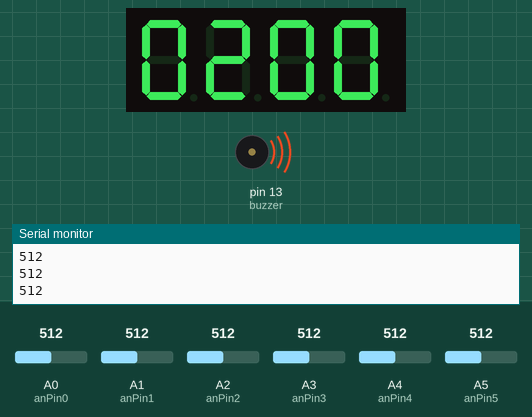
The sketch below on a simulated Arduino Uno, built with avr-gcc and run on an emulated ATmega328P. Shown: 4-digit seven-segment display, buzzer (waves = sounding), the last lines printed to the serial monitor. Wiring (inferred from the names in the program): 4-digit 7-segment display, segments lit when HIGH: segments pin 6, pin 7, pin 8, pin 9, pin 10, pin 12, pin 11; digit selects pin 2, pin 3, pin 4, pin 5. The test bench sets the inputs (shaded band); at power-on: A0 (anPin0) = 512, A1 (anPin1) = 512, A2 (anPin2) = 512, A3 (anPin3) = 512, A4 (anPin4) = 512, A5 (anPin5) = 512. The segment pins are drawn as the display they are named for.

Above: at 1.2 s.
1.3 s: A0 (anPin0) set to 340
At 2.6 s:
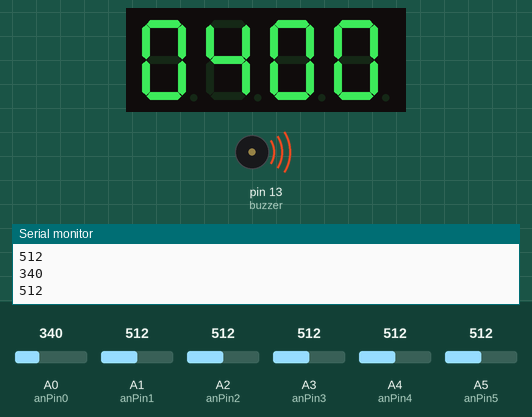
2.9 s: A1 (anPin1) set to 310
At 3.7 s:
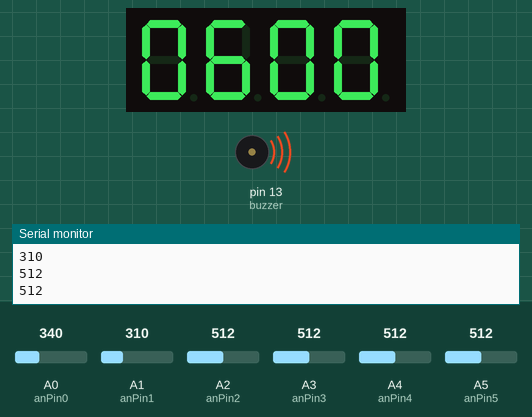
Timing chart, 0 to 5.9 s (numbered marks = the images above; inputs shaded):
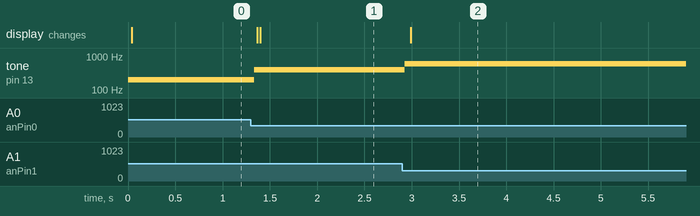

The sketch:

arduino_code.ino
```cpp
const int buzzer = 13;
int anPin0 = A0, anPin1 = A1, anPin2 = A2, anPin3 = A3, anPin4 = A4, anPin5 = A5;
int val0=0,val1=0, val2 =0,val3 =0, val4 =0, val5 = 0;
int pinA = 6;int pinB = 7;int pinC = 8;int pinD = 9;
int pinE = 10;int pinG = 11;int pinF = 12;
int pinDP = 1;int D1 = 2;int D2 = 3;int D3 = 4; int D4 = 5;

 void digit1(){
      digitalWrite(D1, LOW);
digitalWrite(D2, HIGH);
digitalWrite(D3, HIGH);
digitalWrite(D4, HIGH);
      }

void digit2(){
      digitalWrite(D1, HIGH);
digitalWrite(D2, LOW);
digitalWrite(D3, HIGH);
digitalWrite(D4, HIGH);
      }

void digit3(){
      digitalWrite(D1, HIGH);
digitalWrite(D2, HIGH);
digitalWrite(D3, LOW);
digitalWrite(D4, HIGH);
      }

void digit4(){
      digitalWrite(D1, HIGH);
digitalWrite(D2, HIGH);
digitalWrite(D3, HIGH);
digitalWrite(D4, LOW);
      }

void zero(){
digitalWrite(pinA, HIGH);
digitalWrite(pinB, HIGH);
digitalWrite(pinC, HIGH);
digitalWrite(pinD, HIGH);
digitalWrite(pinE, HIGH);
digitalWrite(pinF, HIGH);
digitalWrite(pinG, LOW);
  }

  void one(){
digitalWrite(pinA, LOW);
digitalWrite(pinB, HIGH);
digitalWrite(pinC, HIGH);
digitalWrite(pinD, LOW);
digitalWrite(pinE, LOW);
digitalWrite(pinF, LOW);
digitalWrite(pinG, LOW);
}

void two(){
  digitalWrite(pinA, HIGH);
digitalWrite(pinB, HIGH);
digitalWrite(pinC, LOW);
digitalWrite(pinD, HIGH);
digitalWrite(pinE, HIGH);
digitalWrite(pinF, LOW);
digitalWrite(pinG, HIGH);
  }

  void three(){
    digitalWrite(pinA, HIGH);
digitalWrite(pinB, HIGH);
digitalWrite(pinC, HIGH);
digitalWrite(pinD, HIGH);
digitalWrite(pinE, LOW);
digitalWrite(pinF, LOW);
digitalWrite(pinG, HIGH);
    }

  void four(){
    digitalWrite(pinA, LOW);
digitalWrite(pinB, HIGH);
digitalWrite(pinC, HIGH);
digitalWrite(pinD, LOW);
digitalWrite(pinE, LOW);
digitalWrite(pinF, HIGH);
digitalWrite(pinG, HIGH);
    }

  void five(){
    digitalWrite(pinA, HIGH);
digitalWrite(pinB, LOW);
digitalWrite(pinC, HIGH);
digitalWrite(pinD, HIGH);
digitalWrite(pinE, LOW);
digitalWrite(pinF, HIGH);
digitalWrite(pinG, HIGH);
    }

  void six(){
    digitalWrite(pinA, HIGH);
digitalWrite(pinB, LOW);
digitalWrite(pinC, HIGH);
digitalWrite(pinD, HIGH);
digitalWrite(pinE, HIGH);
digitalWrite(pinF, HIGH);
digitalWrite(pinG, HIGH);
    }

  void seven(){
    digitalWrite(pinA, HIGH);
digitalWrite(pinB, HIGH);
digitalWrite(pinC, HIGH);
digitalWrite(pinD, LOW);
digitalWrite(pinE, LOW);
digitalWrite(pinF, LOW);
digitalWrite(pinG, LOW);
    }

  void eight(){
    digitalWrite(pinA, HIGH);
digitalWrite(pinB, HIGH);
digitalWrite(pinC, HIGH);
digitalWrite(pinD, HIGH);
digitalWrite(pinE, HIGH);
digitalWrite(pinF, HIGH);
digitalWrite(pinG, HIGH);
    }

  void nine(){
    digitalWrite(pinA, HIGH);
digitalWrite(pinB, HIGH);
digitalWrite(pinC, HIGH);
digitalWrite(pinD, LOW);
digitalWrite(pinE, LOW);
digitalWrite(pinF, HIGH);
digitalWrite(pinG, HIGH);
    }

void setup()
{
  Serial.begin(9600);
  pinMode(buzzer, OUTPUT);
  pinMode(pinA, OUTPUT);
  pinMode(pinB, OUTPUT);
  pinMode(pinC, OUTPUT);
  pinMode(pinD, OUTPUT);
  pinMode(pinE, OUTPUT);
  pinMode(pinF, OUTPUT);
  pinMode(pinG, OUTPUT);
  pinMode(D1, OUTPUT);
  pinMode(D2, OUTPUT);
  pinMode(D3, OUTPUT);
  pinMode(D4, OUTPUT);
}


void loop() {

  val0 = analogRead(anPin0);
  val1 = analogRead(anPin1);
  val2 = analogRead(anPin2);
  val3 = analogRead(anPin3);
  val4 = analogRead(anPin4);
  val5 = analogRead(anPin5);

  Serial.println(val0);
  Serial.println(val1);
  Serial.println(val2);
  Serial.println(val3);
  Serial.println(val4);
  Serial.println(val5);

if (val0>350){
  tone(buzzer, 200);
  digit1();zero();delay(1);
  digit2();two();delay(1);
  digit3();zero();delay(1);
  digit4();zero();delay(1);
  }

else if (val1>350){
  tone(buzzer, 400);
  digit1();zero();delay(1);
  digit2();four();delay(1);
  digit3();zero();delay(1);
  digit4();zero();delay(1);
  //sevseg.refreshDisplay();
  }

else if (val2>350){
  tone(buzzer, 600);
  digit1();zero();delay(1);
  digit2();six();delay(1);
  digit3();zero();delay(1);
  digit4();zero();delay(1);
  //sevseg.refreshDisplay();
  }

else if (val3>320){
  tone(buzzer, 800);
  digit1();zero();delay(1);
  digit2();eight();delay(1);
  digit3();zero();delay(1);
  digit4();zero();delay(1);
  //sevseg.refreshDisplay();
  }

else if (val4>350){
  tone(buzzer, 1000);
  digit1();one();delay(1);
  digit2();zero();delay(1);
  digit3();zero();delay(1);
  digit4();zero();delay(1);
  //sevseg.refreshDisplay();
  }

else if (val5>350){
  tone(buzzer, 2000);
  digit1();two();delay(1);
  digit2();zero();delay(1);
  digit3();zero();delay(1);
  digit4();zero();delay(1);
  //sevseg.refreshDisplay();
  }

else{
    noTone(buzzer);
  digit1();zero();delay(1);
  digit2();zero();delay(1);
  digit3();zero();delay(1);
  digit4();zero();delay(1);}
}
```

Measured:
- after the input at 1.3 s, tone on pin 13 (buzzer): 200 Hz → 400 Hz at once; the display: first changes after 0.07 s (image 1 shows a later state)
- after the input at 2.9 s, tone on pin 13 (buzzer): 400 Hz → 600 Hz at once; the display: changes after 0.09 s (image 2)
